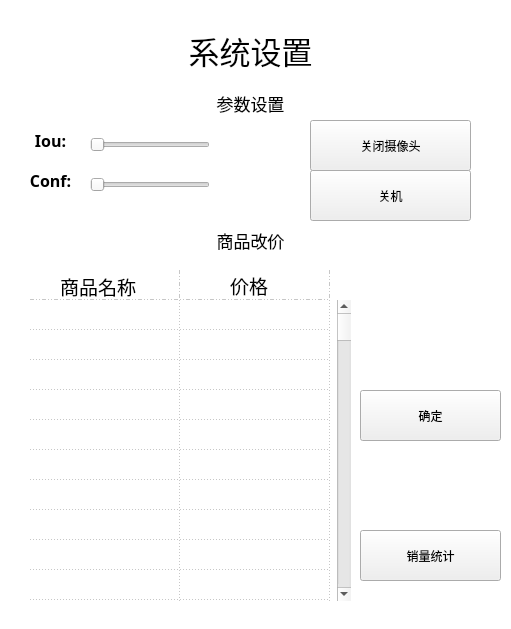
<?xml version="1.0" encoding="UTF-8"?>
<ui version="4.0">
 <class>guanliyuan</class>
 <widget class="QWidget" name="guanliyuan">
  <property name="geometry">
   <rect>
    <x>0</x>
    <y>0</y>
    <width>511</width>
    <height>629</height>
   </rect>
  </property>
  <property name="windowTitle">
   <string>管理员设置</string>
  </property>
  <widget class="QLabel" name="aboutLabel">
   <property name="geometry">
    <rect>
     <x>-20</x>
     <y>30</y>
     <width>541</width>
     <height>41</height>
    </rect>
   </property>
   <property name="font">
    <font>
     <family>华文行楷</family>
     <pointsize>23</pointsize>
     <weight>50</weight>
     <bold>false</bold>
    </font>
   </property>
   <property name="text">
    <string>系统设置</string>
   </property>
   <property name="alignment">
    <set>Qt::AlignCenter</set>
   </property>
  </widget>
  <widget class="QLabel" name="aboutLabel_2">
   <property name="geometry">
    <rect>
     <x>0</x>
     <y>83</y>
     <width>501</width>
     <height>41</height>
    </rect>
   </property>
   <property name="font">
    <font>
     <family>华文行楷</family>
     <pointsize>13</pointsize>
    </font>
   </property>
   <property name="text">
    <string>参数设置</string>
   </property>
   <property name="alignment">
    <set>Qt::AlignCenter</set>
   </property>
  </widget>
  <widget class="QSlider" name="IOU_lSlider">
   <property name="geometry">
    <rect>
     <x>90</x>
     <y>137</y>
     <width>120</width>
     <height>15</height>
    </rect>
   </property>
   <property name="maximum">
    <number>100</number>
   </property>
   <property name="singleStep">
    <number>1</number>
   </property>
   <property name="orientation">
    <enum>Qt::Horizontal</enum>
   </property>
  </widget>
  <widget class="QLabel" name="aboutLabel_3">
   <property name="geometry">
    <rect>
     <x>-200</x>
     <y>120</y>
     <width>501</width>
     <height>41</height>
    </rect>
   </property>
   <property name="font">
    <font>
     <family>楷体</family>
     <pointsize>12</pointsize>
     <weight>75</weight>
     <bold>true</bold>
    </font>
   </property>
   <property name="text">
    <string>Iou:</string>
   </property>
   <property name="alignment">
    <set>Qt::AlignCenter</set>
   </property>
  </widget>
  <widget class="QLabel" name="label_IOU">
   <property name="geometry">
    <rect>
     <x>230</x>
     <y>137</y>
     <width>71</width>
     <height>16</height>
    </rect>
   </property>
   <property name="font">
    <font>
     <weight>75</weight>
     <bold>true</bold>
    </font>
   </property>
   <property name="text">
    <string/>
   </property>
  </widget>
  <widget class="QSlider" name="Conf_Slider">
   <property name="geometry">
    <rect>
     <x>90</x>
     <y>177</y>
     <width>120</width>
     <height>15</height>
    </rect>
   </property>
   <property name="maximum">
    <number>100</number>
   </property>
   <property name="singleStep">
    <number>1</number>
   </property>
   <property name="orientation">
    <enum>Qt::Horizontal</enum>
   </property>
  </widget>
  <widget class="QLabel" name="label_Conf">
   <property name="geometry">
    <rect>
     <x>230</x>
     <y>177</y>
     <width>71</width>
     <height>16</height>
    </rect>
   </property>
   <property name="font">
    <font>
     <weight>75</weight>
     <bold>true</bold>
    </font>
   </property>
   <property name="text">
    <string/>
   </property>
  </widget>
  <widget class="QLabel" name="aboutLabel_4">
   <property name="geometry">
    <rect>
     <x>-200</x>
     <y>160</y>
     <width>501</width>
     <height>41</height>
    </rect>
   </property>
   <property name="font">
    <font>
     <family>楷体</family>
     <pointsize>12</pointsize>
     <weight>75</weight>
     <bold>true</bold>
    </font>
   </property>
   <property name="text">
    <string>Conf:</string>
   </property>
   <property name="alignment">
    <set>Qt::AlignCenter</set>
   </property>
  </widget>
  <widget class="QLabel" name="aboutLabel_5">
   <property name="geometry">
    <rect>
     <x>0</x>
     <y>220</y>
     <width>501</width>
     <height>41</height>
    </rect>
   </property>
   <property name="font">
    <font>
     <family>华文行楷</family>
     <pointsize>13</pointsize>
    </font>
   </property>
   <property name="text">
    <string>商品改价</string>
   </property>
   <property name="alignment">
    <set>Qt::AlignCenter</set>
   </property>
  </widget>
  <widget class="QTableWidget" name="jiagebiao">
   <property name="geometry">
    <rect>
     <x>30</x>
     <y>300</y>
     <width>321</width>
     <height>301</height>
    </rect>
   </property>
   <property name="mouseTracking">
    <bool>false</bool>
   </property>
   <property name="focusPolicy">
    <enum>Qt::ClickFocus</enum>
   </property>
   <property name="contextMenuPolicy">
    <enum>Qt::DefaultContextMenu</enum>
   </property>
   <property name="styleSheet">
    <string notr="true">background-color: rgba(255, 255,255,.5)</string>
   </property>
   <property name="frameShape">
    <enum>QFrame::NoFrame</enum>
   </property>
   <property name="frameShadow">
    <enum>QFrame::Sunken</enum>
   </property>
   <property name="verticalScrollBarPolicy">
    <enum>Qt::ScrollBarAsNeeded</enum>
   </property>
   <property name="horizontalScrollBarPolicy">
    <enum>Qt::ScrollBarAlwaysOff</enum>
   </property>
   <property name="sizeAdjustPolicy">
    <enum>QAbstractScrollArea::AdjustIgnored</enum>
   </property>
   <property name="dragDropMode">
    <enum>QAbstractItemView::NoDragDrop</enum>
   </property>
   <property name="selectionMode">
    <enum>QAbstractItemView::SingleSelection</enum>
   </property>
   <property name="selectionBehavior">
    <enum>QAbstractItemView::SelectItems</enum>
   </property>
   <property name="textElideMode">
    <enum>Qt::ElideMiddle</enum>
   </property>
   <property name="gridStyle">
    <enum>Qt::DotLine</enum>
   </property>
   <property name="sortingEnabled">
    <bool>false</bool>
   </property>
   <property name="rowCount">
    <number>200</number>
   </property>
   <property name="columnCount">
    <number>2</number>
   </property>
   <attribute name="horizontalHeaderVisible">
    <bool>false</bool>
   </attribute>
   <attribute name="horizontalHeaderCascadingSectionResizes">
    <bool>false</bool>
   </attribute>
   <attribute name="horizontalHeaderDefaultSectionSize">
    <number>150</number>
   </attribute>
   <attribute name="horizontalHeaderShowSortIndicator" stdset="0">
    <bool>false</bool>
   </attribute>
   <attribute name="horizontalHeaderStretchLastSection">
    <bool>false</bool>
   </attribute>
   <attribute name="verticalHeaderVisible">
    <bool>false</bool>
   </attribute>
   <attribute name="verticalHeaderCascadingSectionResizes">
    <bool>false</bool>
   </attribute>
   <row/>
   <row/>
   <row/>
   <row/>
   <row/>
   <row/>
   <row/>
   <row/>
   <row/>
   <row/>
   <row/>
   <row/>
   <row/>
   <row/>
   <row/>
   <row/>
   <row/>
   <row/>
   <row/>
   <row/>
   <row/>
   <row/>
   <row/>
   <row/>
   <row/>
   <row/>
   <row/>
   <row/>
   <row/>
   <row/>
   <row/>
   <row/>
   <row/>
   <row/>
   <row/>
   <row/>
   <row/>
   <row/>
   <row/>
   <row/>
   <row/>
   <row/>
   <row/>
   <row/>
   <row/>
   <row/>
   <row/>
   <row/>
   <row/>
   <row/>
   <row/>
   <row/>
   <row/>
   <row/>
   <row/>
   <row/>
   <row/>
   <row/>
   <row/>
   <row/>
   <row/>
   <row/>
   <row/>
   <row/>
   <row/>
   <row/>
   <row/>
   <row/>
   <row/>
   <row/>
   <row/>
   <row/>
   <row/>
   <row/>
   <row/>
   <row/>
   <row/>
   <row/>
   <row/>
   <row/>
   <row/>
   <row/>
   <row/>
   <row/>
   <row/>
   <row/>
   <row/>
   <row/>
   <row/>
   <row/>
   <row/>
   <row/>
   <row/>
   <row/>
   <row/>
   <row/>
   <row/>
   <row/>
   <row/>
   <row/>
   <row/>
   <row/>
   <row/>
   <row/>
   <row/>
   <row/>
   <row/>
   <row/>
   <row/>
   <row/>
   <row/>
   <row/>
   <row/>
   <row/>
   <row/>
   <row/>
   <row/>
   <row/>
   <row/>
   <row/>
   <row/>
   <row/>
   <row/>
   <row/>
   <row/>
   <row/>
   <row/>
   <row/>
   <row/>
   <row/>
   <row/>
   <row/>
   <row/>
   <row/>
   <row/>
   <row/>
   <row/>
   <row/>
   <row/>
   <row/>
   <row/>
   <row/>
   <row/>
   <row/>
   <row/>
   <row/>
   <row/>
   <row/>
   <row/>
   <row/>
   <row/>
   <row/>
   <row/>
   <row/>
   <row/>
   <row/>
   <row/>
   <row/>
   <row/>
   <row/>
   <row/>
   <row/>
   <row/>
   <row/>
   <row/>
   <row/>
   <row/>
   <row/>
   <row/>
   <row/>
   <row/>
   <row/>
   <row/>
   <row/>
   <row/>
   <row/>
   <row/>
   <row/>
   <row/>
   <row/>
   <row/>
   <row/>
   <row/>
   <row/>
   <row/>
   <row/>
   <row/>
   <row/>
   <row/>
   <row/>
   <row/>
   <row/>
   <row/>
   <row/>
   <row/>
   <row/>
   <row/>
   <row/>
   <row/>
   <row/>
   <column>
    <property name="text">
     <string>商品名称</string>
    </property>
   </column>
   <column>
    <property name="text">
     <string>价格(元)</string>
    </property>
   </column>
  </widget>
  <widget class="QPushButton" name="guanbishexiangtou">
   <property name="geometry">
    <rect>
     <x>310</x>
     <y>120</y>
     <width>161</width>
     <height>51</height>
    </rect>
   </property>
   <property name="font">
    <font>
     <family>方正粗黑宋简体</family>
     <weight>50</weight>
     <bold>false</bold>
    </font>
   </property>
   <property name="styleSheet">
    <string notr="true">border-image: url(:/images/anniu.png);</string>
   </property>
   <property name="text">
    <string>关闭摄像头</string>
   </property>
  </widget>
  <widget class="QPushButton" name="quedin">
   <property name="geometry">
    <rect>
     <x>360</x>
     <y>390</y>
     <width>141</width>
     <height>51</height>
    </rect>
   </property>
   <property name="font">
    <font>
     <family>方正粗黑宋简体</family>
     <weight>50</weight>
     <bold>false</bold>
    </font>
   </property>
   <property name="styleSheet">
    <string notr="true">
border-image: url(:/images/anniu.png);</string>
   </property>
   <property name="text">
    <string>确定</string>
   </property>
  </widget>
  <widget class="QLabel" name="label_quedin">
   <property name="geometry">
    <rect>
     <x>385</x>
     <y>440</y>
     <width>121</width>
     <height>61</height>
    </rect>
   </property>
   <property name="font">
    <font>
     <pointsize>12</pointsize>
     <weight>75</weight>
     <bold>true</bold>
    </font>
   </property>
   <property name="text">
    <string/>
   </property>
  </widget>
  <widget class="QListView" name="listView">
   <property name="geometry">
    <rect>
     <x>-140</x>
     <y>-90</y>
     <width>781</width>
     <height>771</height>
    </rect>
   </property>
   <property name="styleSheet">
    <string notr="true">background-image: url(:/images/1234.jpg);</string>
   </property>
  </widget>
  <widget class="QLabel" name="label_2">
   <property name="geometry">
    <rect>
     <x>60</x>
     <y>266</y>
     <width>141</width>
     <height>41</height>
    </rect>
   </property>
   <property name="font">
    <font>
     <family>华文行楷</family>
     <pointsize>14</pointsize>
    </font>
   </property>
   <property name="text">
    <string>商品名称</string>
   </property>
  </widget>
  <widget class="QLabel" name="label_3">
   <property name="geometry">
    <rect>
     <x>230</x>
     <y>265</y>
     <width>141</width>
     <height>41</height>
    </rect>
   </property>
   <property name="font">
    <font>
     <family>华文行楷</family>
     <pointsize>14</pointsize>
    </font>
   </property>
   <property name="text">
    <string>价格</string>
   </property>
  </widget>
  <widget class="QTableWidget" name="jiagebiao_2">
   <property name="geometry">
    <rect>
     <x>30</x>
     <y>270</y>
     <width>321</width>
     <height>31</height>
    </rect>
   </property>
   <property name="mouseTracking">
    <bool>false</bool>
   </property>
   <property name="focusPolicy">
    <enum>Qt::ClickFocus</enum>
   </property>
   <property name="contextMenuPolicy">
    <enum>Qt::DefaultContextMenu</enum>
   </property>
   <property name="styleSheet">
    <string notr="true">background-color: rgba(255, 255,255,.5)</string>
   </property>
   <property name="frameShape">
    <enum>QFrame::NoFrame</enum>
   </property>
   <property name="frameShadow">
    <enum>QFrame::Sunken</enum>
   </property>
   <property name="verticalScrollBarPolicy">
    <enum>Qt::ScrollBarAsNeeded</enum>
   </property>
   <property name="horizontalScrollBarPolicy">
    <enum>Qt::ScrollBarAlwaysOff</enum>
   </property>
   <property name="sizeAdjustPolicy">
    <enum>QAbstractScrollArea::AdjustIgnored</enum>
   </property>
   <property name="dragDropMode">
    <enum>QAbstractItemView::NoDragDrop</enum>
   </property>
   <property name="selectionMode">
    <enum>QAbstractItemView::SingleSelection</enum>
   </property>
   <property name="selectionBehavior">
    <enum>QAbstractItemView::SelectItems</enum>
   </property>
   <property name="gridStyle">
    <enum>Qt::DashDotDotLine</enum>
   </property>
   <property name="sortingEnabled">
    <bool>false</bool>
   </property>
   <property name="rowCount">
    <number>1</number>
   </property>
   <property name="columnCount">
    <number>2</number>
   </property>
   <attribute name="horizontalHeaderVisible">
    <bool>false</bool>
   </attribute>
   <attribute name="horizontalHeaderCascadingSectionResizes">
    <bool>false</bool>
   </attribute>
   <attribute name="horizontalHeaderDefaultSectionSize">
    <number>150</number>
   </attribute>
   <attribute name="horizontalHeaderShowSortIndicator" stdset="0">
    <bool>false</bool>
   </attribute>
   <attribute name="horizontalHeaderStretchLastSection">
    <bool>false</bool>
   </attribute>
   <attribute name="verticalHeaderVisible">
    <bool>false</bool>
   </attribute>
   <attribute name="verticalHeaderCascadingSectionResizes">
    <bool>false</bool>
   </attribute>
   <row/>
   <column>
    <property name="text">
     <string>商品名称</string>
    </property>
   </column>
   <column>
    <property name="text">
     <string>价格(元)</string>
    </property>
   </column>
  </widget>
  <widget class="QPushButton" name="xiaoliang_tonji">
   <property name="geometry">
    <rect>
     <x>360</x>
     <y>530</y>
     <width>141</width>
     <height>51</height>
    </rect>
   </property>
   <property name="font">
    <font>
     <family>方正粗黑宋简体</family>
     <weight>50</weight>
     <bold>false</bold>
    </font>
   </property>
   <property name="styleSheet">
    <string notr="true">
border-image: url(:/images/anniu.png);</string>
   </property>
   <property name="text">
    <string>销量统计</string>
   </property>
  </widget>
  <widget class="QPushButton" name="guanbishexiangtou_2">
   <property name="geometry">
    <rect>
     <x>310</x>
     <y>170</y>
     <width>161</width>
     <height>51</height>
    </rect>
   </property>
   <property name="font">
    <font>
     <family>方正粗黑宋简体</family>
     <weight>50</weight>
     <bold>false</bold>
    </font>
   </property>
   <property name="styleSheet">
    <string notr="true">border-image: url(:/images/anniu.png);</string>
   </property>
   <property name="text">
    <string>关机</string>
   </property>
  </widget>
  <zorder>listView</zorder>
  <zorder>jiagebiao_2</zorder>
  <zorder>aboutLabel_3</zorder>
  <zorder>aboutLabel_4</zorder>
  <zorder>aboutLabel</zorder>
  <zorder>IOU_lSlider</zorder>
  <zorder>label_IOU</zorder>
  <zorder>Conf_Slider</zorder>
  <zorder>label_Conf</zorder>
  <zorder>aboutLabel_5</zorder>
  <zorder>guanbishexiangtou</zorder>
  <zorder>jiagebiao</zorder>
  <zorder>quedin</zorder>
  <zorder>label_quedin</zorder>
  <zorder>aboutLabel_2</zorder>
  <zorder>label_2</zorder>
  <zorder>label_3</zorder>
  <zorder>xiaoliang_tonji</zorder>
  <zorder>guanbishexiangtou_2</zorder>
 </widget>
 <resources>
  <include location="anniu.qrc"/>
  <include location="../anniu.qrc"/>
 </resources>
 <connections/>
</ui>
